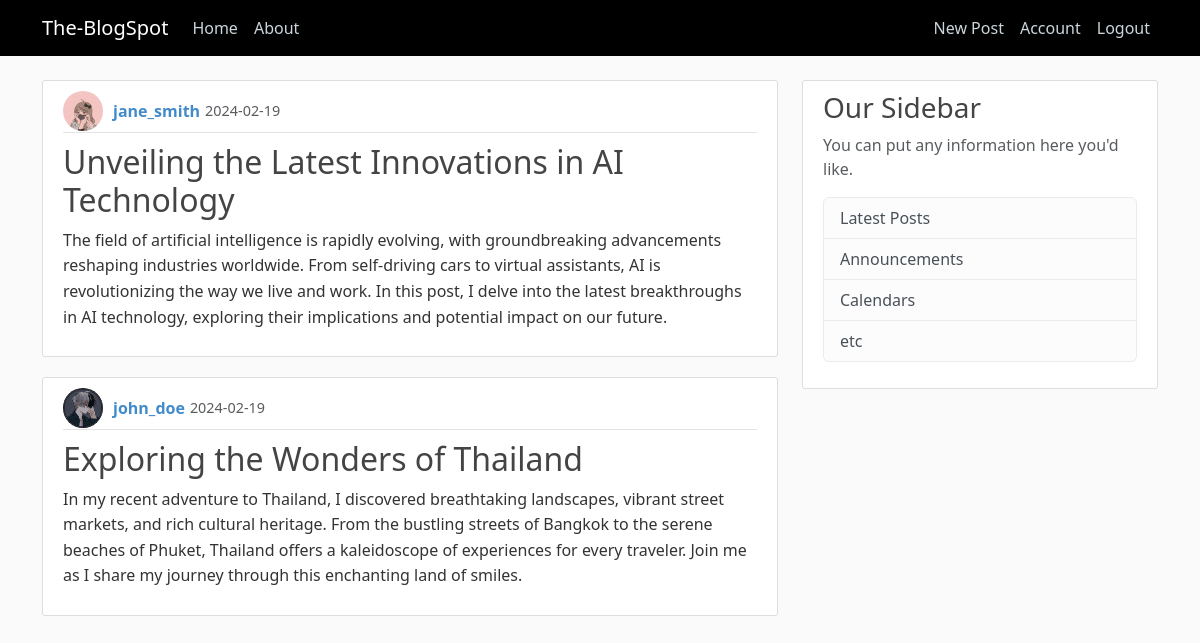
/home (signed in), run on the app's committed database.
### blogspot/models.py (models this page shows, shortened)
class Post(db.Model):
    id = db.Column(db.Integer, primary_key =True)
    title = db.Column(db.String(100), nullable =False)
    date_posted = db.Column(db.DateTime, nullable = False, default =datetime.utcnow)
    content = db.Column(db.Text, nullable =False)
    user_id = db.Column(db.Integer, db.ForeignKey('user.id'), nullable =False)

class User(db.Model, UserMixin):
    id = db.Column(db.Integer, primary_key =True)
    username = db.Column(db.String(20), unique =True, nullable =False)
    email = db.Column(db.String(100), unique =True, nullable =False)
    password = db.Column(db.String(50), nullable =False)
    image_file = db.Column(db.String(100), default='default.jpg', nullable =False)
    post = db.relationship('Post', backref ='author', lazy =True)

### blogspot/routes.py (the view)
@app.route("/")
@app.route("/home")
def home():
    posts =Post.query.all()
    return render_template("home.html", posts= posts)

### blogspot/models.py (called while the page is built)
@login_manager.user_loader
def load_user(user_id):
    return User.query.get(int(user_id))

### blogspot/templates/home.html
{% extends "layout.html" %}
{% block content %}
    {% for post in posts %}
    <article class="media content-section">
        <div class="media-body">
            <div class="article-metadata">
                <img class="rounded-circle article-img" src="{{ url_for('static', filename ='profile_pics/' + post.author.image_file ) }}">
                <a class="mr-2" href="#">{{ post.author.username }}</a>
                <small class="text-muted">{{ post.date_posted.strftime('%Y-%m-%d') }}</small>
            </div>
            <h2><a class="article-title" href="{{ url_for('post', post_id =post.id)}}">{{ post.title }}</a></h2>
            <p class="article-content">{{ post.content }}</p>
        </div>
    </article>
    {% endfor %}
{% endblock content %}

### blogspot/static/main.css (style rules this page uses)
a { text-decoration: none; }
body { background: #fafafa; color: #333333; margin-top: 5rem; }
h1, h2, h3, h4, h5, h6 { color: #444444; }
.content-section { background: #ffffff; padding: 10px 20px; border: 1px solid #dddddd; border-radius: 3px; margin-bottom: 20px; }
.article-title { color: #444444; }
.article-content { white-space: pre-line; }
.article-img { height: 65px; width: 65px; margin-right: 16px; }
.article-metadata { padding-bottom: 1px; margin-bottom: 4px; border-bottom: 1px solid #e3e3e3 }
.media { display: flex; align-items: center; }
.media-body { flex: 1; }
.article-metadata { display: flex; align-items: center; margin-bottom: 10px; }
.article-metadata img { height: 40px; width: 40px; margin-right: 10px; border-radius: 50%; }
.article-metadata a { color: #428bca; font-weight: bold; text-decoration: none; transition: color 0.3s; }
.article-metadata small { color: #888888; font-size: 0.9em; margin-left: 5px; }
.article-title { margin-top: 10px; }
.article-content { line-height: 1.6; }

### data on the page
Post: image_file (picture), author.username "jane_smith", date_posted "2024-02-19", title "Unveiling the Latest Innovations in AI Technology", content "The field of artificial intelligence is rapidly evolving, with groundbreaking advancements reshaping industries worldwide. From self-driving cars to virtual assistants, AI is revolutionizing the way we live and work. In this post, I delve into the latest breakthroughs in AI technology, exploring their implications and potential impact on our future."
Post: image_file (picture), author.username "john_doe", date_posted "2024-02-19", title "Exploring the Wonders of Thailand", content "In my recent adventure to Thailand, I discovered breathtaking landscapes, vibrant street markets, and rich cultural heritage. From the bustling streets of Bangkok to the serene beaches of Phuket, Thailand offers a kaleidoscope of experiences for every traveler. Join me as I share my journey through this enchanting land of smiles."
